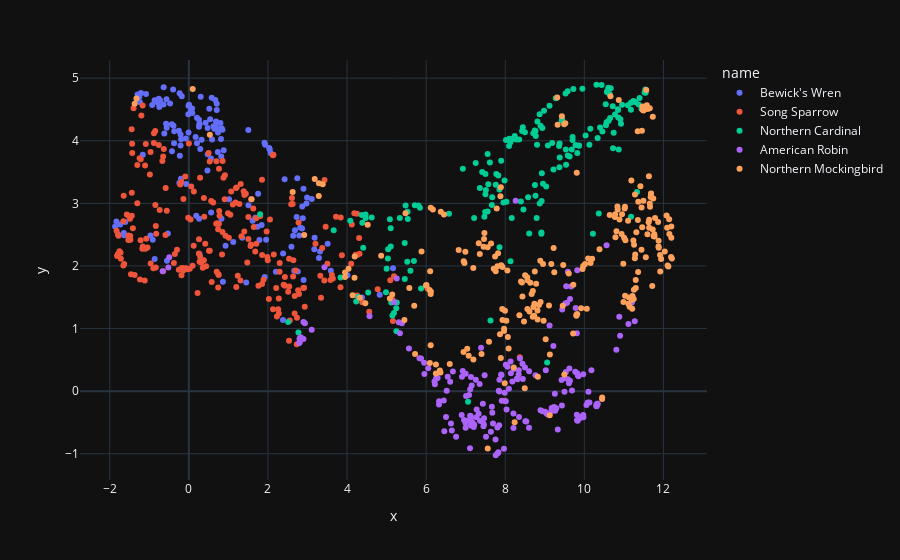

This figure's notebook cell:
### Code cell
plt_data = pd.DataFrame(UMAP(random_state=random_state).fit_transform(embeddings), columns=['x', 'y'])
plt_data['name'] = [encoder.classes_[name] for name in rand_y]

fig = px.scatter(plt_data, x='x', y='y', color='name')
fig.show()

### Figure 1 — Plotly figure (JSON) as saved in the notebook; plotly's stock layout.template omitted (floating-point values rounded to 4 significant figures; data arrays with more than 128 entries replaced by an {"elided": "..."} marker saying what was removed)
{"data": [{"hovertemplate": "name=Bewick's Wren<br>x=%{x}<br>y=%{y}<extra></extra>", "legendgroup": "Bewick's Wren", "marker": {"color": "#636efa", "symbol": "circle"}, "mode": "markers", "name": "Bewick's Wren", "orientation": "v", "showlegend": true, "x": {"elided": "149 float values"}, "xaxis": "x", "y": {"elided": "149 float values"}, "yaxis": "y", "type": "scatter"}, {"hovertemplate": "name=Song Sparrow<br>x=%{x}<br>y=%{y}<extra></extra>", "legendgroup": "Song Sparrow", "marker": {"color": "#EF553B", "symbol": "circle"}, "mode": "markers", "name": "Song Sparrow", "orientation": "v", "showlegend": true, "x": {"elided": "240 float values"}, "xaxis": "x", "y": {"elided": "240 float values"}, "yaxis": "y", "type": "scatter"}, {"hovertemplate": "name=Northern Cardinal<br>x=%{x}<br>y=%{y}<extra></extra>", "legendgroup": "Northern Cardinal", "marker": {"color": "#00cc96", "symbol": "circle"}, "mode": "markers", "name": "Northern Cardinal", "orientation": "v", "showlegend": true, "x": {"elided": "179 float values"}, "xaxis": "x", "y": {"elided": "179 float values"}, "yaxis": "y", "type": "scatter"}, {"hovertemplate": "name=American Robin<br>x=%{x}<br>y=%{y}<extra></extra>", "legendgroup": "American Robin", "marker": {"color": "#ab63fa", "symbol": "circle"}, "mode": "markers", "name": "American Robin", "orientation": "v", "showlegend": true, "x": {"elided": "190 float values"}, "xaxis": "x", "y": {"elided": "190 float values"}, "yaxis": "y", "type": "scatter"}, {"hovertemplate": "name=Northern Mockingbird<br>x=%{x}<br>y=%{y}<extra></extra>", "legendgroup": "Northern Mockingbird", "marker": {"color": "#FFA15A", "symbol": "circle"}, "mode": "markers", "name": "Northern Mockingbird", "orientation": "v", "showlegend": true, "x": {"elided": "242 float values"}, "xaxis": "x", "y": {"elided": "242 float values"}, "yaxis": "y", "type": "scatter"}], "layout": {"xaxis": {"anchor": "y", "domain": [0.0, 1.0], "title": {"text": "x"}}, "yaxis": {"anchor": "x", "domain": [0.0, 1.0], "title": {"text": "y"}}, "legend": {"title": {"text": "name"}, "tracegroupgap": 0}, "margin": {"t": 60}}}
